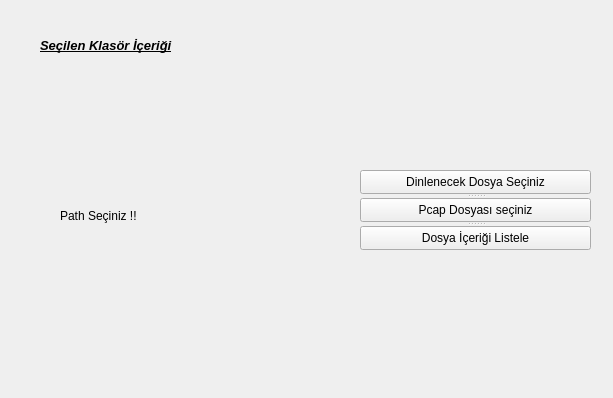
<?xml version="1.0" encoding="UTF-8"?>
<ui version="4.0">
 <class>mainwindow</class>
 <widget class="QWidget" name="mainwindow">
  <property name="geometry">
   <rect>
    <x>0</x>
    <y>0</y>
    <width>613</width>
    <height>398</height>
   </rect>
  </property>
  <property name="windowTitle">
   <string>mainwindow</string>
  </property>
  <widget class="QLabel" name="selectedDirectoryLabel">
   <property name="geometry">
    <rect>
     <x>60</x>
     <y>60</y>
     <width>231</width>
     <height>311</height>
    </rect>
   </property>
   <property name="font">
    <font>
     <pointsize>9</pointsize>
    </font>
   </property>
   <property name="text">
    <string>Path Seçiniz !! </string>
   </property>
  </widget>
  <widget class="QLabel" name="label">
   <property name="geometry">
    <rect>
     <x>40</x>
     <y>30</y>
     <width>361</width>
     <height>31</height>
    </rect>
   </property>
   <property name="font">
    <font>
     <pointsize>10</pointsize>
     <italic>true</italic>
     <bold>true</bold>
     <underline>true</underline>
    </font>
   </property>
   <property name="text">
    <string>Seçilen Klasör İçeriği</string>
   </property>
  </widget>
  <widget class="QSplitter" name="splitter">
   <property name="geometry">
    <rect>
     <x>360</x>
     <y>170</y>
     <width>231</width>
     <height>80</height>
    </rect>
   </property>
   <property name="sizePolicy">
    <sizepolicy hsizetype="Preferred" vsizetype="Expanding">
     <horstretch>100</horstretch>
     <verstretch>100</verstretch>
    </sizepolicy>
   </property>
   <property name="maximumSize">
    <size>
     <width>16777215</width>
     <height>80</height>
    </size>
   </property>
   <property name="orientation">
    <enum>Qt::Vertical</enum>
   </property>
   <widget class="QPushButton" name="selectDirectoryButton">
    <property name="text">
     <string>Dinlenecek Dosya Seçiniz</string>
    </property>
   </widget>
   <widget class="QPushButton" name="parsePcap">
    <property name="text">
     <string>Pcap Dosyası seçiniz</string>
    </property>
   </widget>
   <widget class="QPushButton" name="pButton">
    <property name="text">
     <string>Dosya İçeriği Listele</string>
    </property>
   </widget>
  </widget>
 </widget>
 <resources/>
 <connections/>
</ui>
